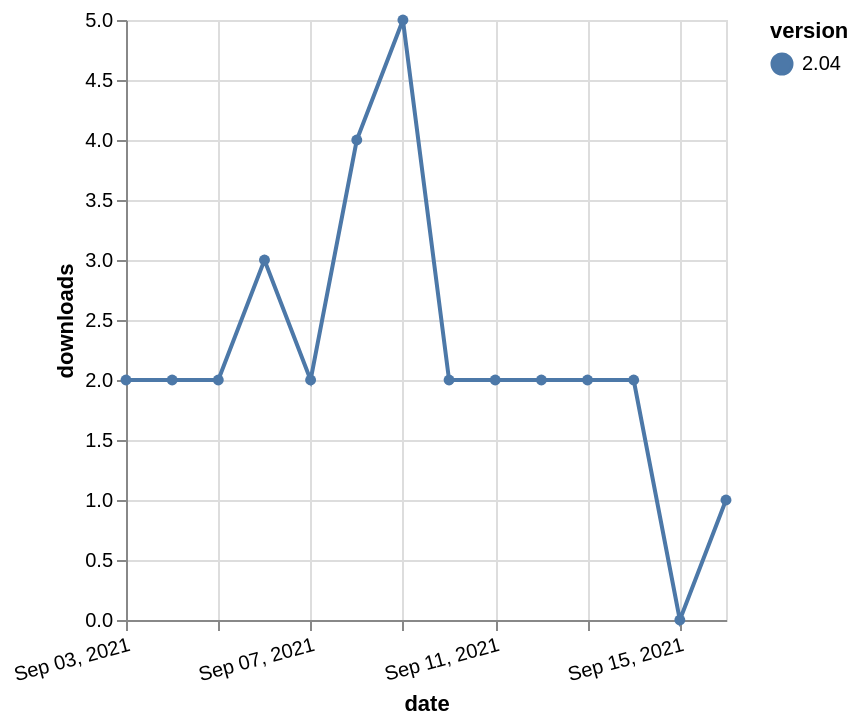

Vega-Lite specification for this chart:
### Vega-Lite specification from a JSON file in a GitHub repository (floating-point values rounded to 4 significant figures)
{"$schema": "https://vega.github.io/schema/vega-lite/v5.json", "description": "A simple bar chart with embedded data.", "data": {"values": [{"date": "2021-09-03", "total": 2856, "delta": 2, "version": "2.04"}, {"date": "2021-09-04", "total": 2858, "delta": 2, "version": "2.04"}, {"date": "2021-09-05", "total": 2860, "delta": 2, "version": "2.04"}, {"date": "2021-09-06", "total": 2863, "delta": 3, "version": "2.04"}, {"date": "2021-09-07", "total": 2865, "delta": 2, "version": "2.04"}, {"date": "2021-09-08", "total": 2869, "delta": 4, "version": "2.04"}, {"date": "2021-09-09", "total": 2874, "delta": 5, "version": "2.04"}, {"date": "2021-09-10", "total": 2876, "delta": 2, "version": "2.04"}, {"date": "2021-09-11", "total": 2878, "delta": 2, "version": "2.04"}, {"date": "2021-09-12", "total": 2880, "delta": 2, "version": "2.04"}, {"date": "2021-09-13", "total": 2882, "delta": 2, "version": "2.04"}, {"date": "2021-09-14", "total": 2884, "delta": 2, "version": "2.04"}, {"date": "2021-09-15", "total": 2884, "delta": 0, "version": "2.04"}, {"date": "2021-09-16", "total": 2885, "delta": 1, "version": "2.04"}]}, "width": "container", "mark": {"type": "line", "point": {"filled": true}}, "encoding": {"x": {"field": "date", "type": "temporal", "timeUnit": "yearmonthdate", "title": "date", "axis": {"labelAngle": -15}}, "y": {"field": "delta", "type": "quantitative", "title": "downloads"}, "color": {"field": "version", "type": "nominal"}, "tooltip": {"field": "delta"}}}
